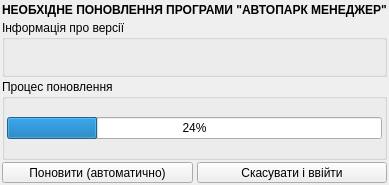
<?xml version="1.0" encoding="UTF-8"?>
<ui version="4.0">
 <class>UProgUpdaterDialog</class>
 <widget class="QDialog" name="UProgUpdaterDialog">
  <property name="geometry">
   <rect>
    <x>0</x>
    <y>0</y>
    <width>363</width>
    <height>185</height>
   </rect>
  </property>
  <property name="windowTitle">
   <string>Поновлення програми податкова звітність</string>
  </property>
  <property name="windowIcon">
   <iconset resource="../images/UAutoParkImg.qrc">
    <normaloff>:/Program/small/bus-32x32.png</normaloff>:/Program/small/bus-32x32.png</iconset>
  </property>
  <layout class="QVBoxLayout" name="verticalLayout_3">
   <property name="spacing">
    <number>2</number>
   </property>
   <property name="margin">
    <number>2</number>
   </property>
   <item>
    <widget class="QLabel" name="labelFormInfo">
     <property name="font">
      <font>
       <weight>75</weight>
       <bold>true</bold>
      </font>
     </property>
     <property name="text">
      <string>НЕОБХІДНЕ ПОНОВЛЕННЯ ПРОГРАМИ &quot;АВТОПАРК МЕНЕДЖЕР&quot;</string>
     </property>
     <property name="alignment">
      <set>Qt::AlignCenter</set>
     </property>
    </widget>
   </item>
   <item>
    <widget class="QGroupBox" name="groupBox_2">
     <property name="title">
      <string>Інформація про версії</string>
     </property>
     <property name="flat">
      <bool>false</bool>
     </property>
     <layout class="QVBoxLayout" name="verticalLayout">
      <property name="spacing">
       <number>2</number>
      </property>
      <property name="margin">
       <number>2</number>
      </property>
      <item>
       <widget class="QLabel" name="labelCurVersion">
        <property name="text">
         <string/>
        </property>
       </widget>
      </item>
      <item>
       <widget class="QLabel" name="labelNewVersion">
        <property name="text">
         <string/>
        </property>
       </widget>
      </item>
     </layout>
    </widget>
   </item>
   <item>
    <widget class="QGroupBox" name="groupBox">
     <property name="title">
      <string>Процес поновлення</string>
     </property>
     <layout class="QVBoxLayout" name="verticalLayout_2">
      <property name="spacing">
       <number>2</number>
      </property>
      <property name="margin">
       <number>2</number>
      </property>
      <item>
       <widget class="QLabel" name="labelCurOperationInfo">
        <property name="text">
         <string/>
        </property>
       </widget>
      </item>
      <item>
       <widget class="QProgressBar" name="progressBar">
        <property name="value">
         <number>24</number>
        </property>
        <property name="alignment">
         <set>Qt::AlignCenter</set>
        </property>
        <property name="textVisible">
         <bool>true</bool>
        </property>
        <property name="orientation">
         <enum>Qt::Horizontal</enum>
        </property>
        <property name="invertedAppearance">
         <bool>false</bool>
        </property>
       </widget>
      </item>
      <item>
       <widget class="QLabel" name="labelProgressInfo">
        <property name="text">
         <string/>
        </property>
       </widget>
      </item>
     </layout>
    </widget>
   </item>
   <item>
    <layout class="QHBoxLayout" name="horizontalLayout">
     <property name="spacing">
      <number>4</number>
     </property>
     <item>
      <widget class="QToolButton" name="toolButtonUpdate">
       <property name="sizePolicy">
        <sizepolicy hsizetype="Preferred" vsizetype="Fixed">
         <horstretch>0</horstretch>
         <verstretch>0</verstretch>
        </sizepolicy>
       </property>
       <property name="focusPolicy">
        <enum>Qt::WheelFocus</enum>
       </property>
       <property name="text">
        <string>Поновити (автоматично)</string>
       </property>
       <property name="icon">
        <iconset resource="../images/UAutoParkImg.qrc">
         <normaloff>:/function_icon_set/function_icon_set/refresh_48.png</normaloff>:/function_icon_set/function_icon_set/refresh_48.png</iconset>
       </property>
       <property name="toolButtonStyle">
        <enum>Qt::ToolButtonTextUnderIcon</enum>
       </property>
      </widget>
     </item>
     <item>
      <widget class="QToolButton" name="toolButtonCancel">
       <property name="sizePolicy">
        <sizepolicy hsizetype="Preferred" vsizetype="Fixed">
         <horstretch>0</horstretch>
         <verstretch>0</verstretch>
        </sizepolicy>
       </property>
       <property name="text">
        <string>Скасувати і ввійти</string>
       </property>
       <property name="icon">
        <iconset resource="../images/UAutoParkImg.qrc">
         <normaloff>:/function_icon_set/function_icon_set/cross_48.png</normaloff>:/function_icon_set/function_icon_set/cross_48.png</iconset>
       </property>
       <property name="toolButtonStyle">
        <enum>Qt::ToolButtonTextUnderIcon</enum>
       </property>
      </widget>
     </item>
    </layout>
   </item>
  </layout>
 </widget>
 <resources>
  <include location="../images/UAutoParkImg.qrc"/>
 </resources>
 <connections/>
</ui>
